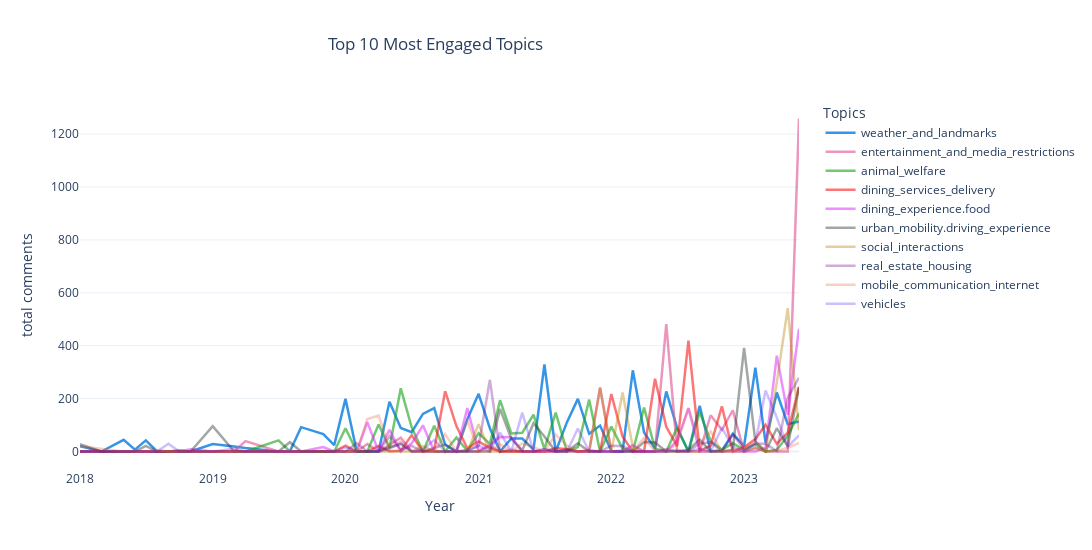

Notebook source saved alongside this figure:
### Code cell
#data to plot
top_comments_data = df[df['human_labels'].isin(top_comments.index)]

comments = top_comments_data.groupby(['month_year','human_labels'])['Total Comments'].sum().unstack().fillna(0)


# Set alpha for each topic based on its volume
max_alpha = 1.0
min_alpha = 0.3
total_vol = comments.sum()
line_alpha = (total_vol/ total_vol.max() *(max_alpha - min_alpha)) + min_alpha

colors = px.colors.qualitative.Dark24

# Convert hex colors to RGB
rgb_colors = [mcolors.hex2color(color) for color in colors]

# Create the figure
fig = go.Figure()

#sort topics by volume
sorted_topics = total_vol.sort_values(ascending = False).index

# Plot line graphs with varying transparency based on volume
for idx, topic in enumerate(sorted_topics):
    r, g, b = rgb_colors[idx]
    rgba_color = f'rgba({int(r*255)},{int(g*255)},{int(b*255)},{line_alpha[topic]})'
    fig.add_trace(go.Scatter(x=comments.index.astype(str), 
                             y=comments[topic], 
                             mode='lines', 
                             name=topic, opacity = np.arange(0.6,1,.04)[::-1][idx],
                             line=dict(color=rgba_color, width=2.5)
                            ))

# Update the figure layout
fig.update_layout(
    title={"text": "Top 10 Most Engaged Topics", "x": 0.3},
    xaxis_title="Year",
    yaxis_title="total comments",
    legend=dict(title="Topics", x=1.03),
    xaxis_showgrid=False,
    xaxis=dict(
        zeroline=False),
    width=1200,
    height=550,
    autosize=False
)

# Display the figure
fig.show()

### Figure 1 — Plotly figure (JSON) as saved in the notebook; plotly's stock layout.template omitted (floating-point values rounded to 4 significant figures)
{"data": [{"line": {"color": "rgba(46,145,229,1.0)", "width": 2.5}, "mode": "lines", "name": "weather_and_landmarks", "opacity": 0.96, "type": "scatter", "x": ["2018-01", "2018-03", "2018-05", "2018-06", "2018-07", "2018-08", "2018-09", "2018-10", "2018-11", "2019-01", "2019-03", "2019-04", "2019-07", "2019-08", "2019-09", "2019-11", "2019-12", "2020-01", "2020-02", "2020-03", "2020-04", "2020-05", "2020-06", "2020-07", "2020-08", "2020-09", "2020-10", "2020-11", "2020-12", "2021-01", "2021-02", "2021-03", "2021-04", "2021-05", "2021-06", "2021-07", "2021-08", "2021-09", "2021-10", "2021-11", "2021-12", "2022-01", "2022-02", "2022-03", "2022-04", "2022-05", "2022-06", "2022-07", "2022-08", "2022-09", "2022-10", "2022-11", "2022-12", "2023-01", "2023-02", "2023-03", "2023-04", "2023-05", "2023-06"], "y": [20, 0, 44, 7, 42, 0, 0, 4, 0, 28, 19, 13, 0, 0, 92, 66, 24, 199, 0, 0, 0, 188, 89, 73, 142, 164, 26, 0, 122, 218, 88, 0, 49, 49, 7, 329, 0, 111, 199, 67, 98, 2, 0, 307, 72, 11, 227, 88, 0, 173, 1, 4, 67, 21, 317, 34, 223, 103, 114]}, {"line": {"color": "rgba(225,95,153,0.7105505643860861)", "width": 2.5}, "mode": "lines", "name": "entertainment_and_media_restrictions", "opacity": 0.92, "type": "scatter", "x": ["2018-01", "2018-03", "2018-05", "2018-06", "2018-07", "2018-08", "2018-09", "2018-10", "2018-11", "2019-01", "2019-03", "2019-04", "2019-07", "2019-08", "2019-09", "2019-11", "2019-12", "2020-01", "2020-02", "2020-03", "2020-04", "2020-05", "2020-06", "2020-07", "2020-08", "2020-09", "2020-10", "2020-11", "2020-12", "2021-01", "2021-02", "2021-03", "2021-04", "2021-05", "2021-06", "2021-07", "2021-08", "2021-09", "2021-10", "2021-11", "2021-12", "2022-01", "2022-02", "2022-03", "2022-04", "2022-05", "2022-06", "2022-07", "2022-08", "2022-09", "2022-10", "2022-11", "2022-12", "2023-01", "2023-02", "2023-03", "2023-04", "2023-05", "2023-06"], "y": [0, 0, 0, 0, 0, 0, 0, 0, 0, 0, 0, 39, 0, 0, 0, 0, 0, 0, 0, 28, 0, 25, 52, 0, 0, 0, 0, 0, 0, 0, 21, 0, 0, 0, 0, 0, 0, 9, 0, 0, 241, 0, 0, 0, 0, 0, 482, 0, 0, 0, 137, 82, 156, 0, 15, 0, 0, 0, 1259]}, {"line": {"color": "rgba(28,167,28,0.7044229440221147)", "width": 2.5}, "mode": "lines", "name": "animal_welfare", "opacity": 0.88, "type": "scatter", "x": ["2018-01", "2018-03", "2018-05", "2018-06", "2018-07", "2018-08", "2018-09", "2018-10", "2018-11", "2019-01", "2019-03", "2019-04", "2019-07", "2019-08", "2019-09", "2019-11", "2019-12", "2020-01", "2020-02", "2020-03", "2020-04", "2020-05", "2020-06", "2020-07", "2020-08", "2020-09", "2020-10", "2020-11", "2020-12", "2021-01", "2021-02", "2021-03", "2021-04", "2021-05", "2021-06", "2021-07", "2021-08", "2021-09", "2021-10", "2021-11", "2021-12", "2022-01", "2022-02", "2022-03", "2022-04", "2022-05", "2022-06", "2022-07", "2022-08", "2022-09", "2022-10", "2022-11", "2022-12", "2023-01", "2023-02", "2023-03", "2023-04", "2023-05", "2023-06"], "y": [0, 0, 0, 0, 0, 0, 0, 0, 0, 0, 0, 0, 42, 0, 0, 0, 0, 88, 0, 0, 102, 13, 239, 91, 0, 97, 0, 53, 2, 69, 29, 194, 68, 71, 139, 9, 147, 0, 17, 196, 0, 94, 11, 0, 166, 11, 0, 91, 0, 149, 40, 7, 31, 6, 27, 0, 6, 59, 144]}, {"line": {"color": "rgba(251,13,13,0.6731398295323658)", "width": 2.5}, "mode": "lines", "name": "dining_services_delivery", "opacity": 0.84, "type": "scatter", "x": ["2018-01", "2018-03", "2018-05", "2018-06", "2018-07", "2018-08", "2018-09", "2018-10", "2018-11", "2019-01", "2019-03", "2019-04", "2019-07", "2019-08", "2019-09", "2019-11", "2019-12", "2020-01", "2020-02", "2020-03", "2020-04", "2020-05", "2020-06", "2020-07", "2020-08", "2020-09", "2020-10", "2020-11", "2020-12", "2021-01", "2021-02", "2021-03", "2021-04", "2021-05", "2021-06", "2021-07", "2021-08", "2021-09", "2021-10", "2021-11", "2021-12", "2022-01", "2022-02", "2022-03", "2022-04", "2022-05", "2022-06", "2022-07", "2022-08", "2022-09", "2022-10", "2022-11", "2022-12", "2023-01", "2023-02", "2023-03", "2023-04", "2023-05", "2023-06"], "y": [0, 0, 0, 0, 0, 0, 0, 0, 0, 0, 0, 0, 0, 0, 0, 0, 0, 22, 0, 0, 21, 1, 3, 62, 0, 8, 228, 96, 12, 38, 13, 0, 0, 0, 0, 0, 13, 9, 0, 4, 0, 217, 56, 0, 0, 275, 93, 20, 419, 2, 22, 171, 0, 16, 47, 101, 29, 71, 245]}, {"line": {"color": "rgba(218,22,255,0.5994471319972356)", "width": 2.5}, "mode": "lines", "name": "dining_experience.food", "opacity": 0.8, "type": "scatter", "x": ["2018-01", "2018-03", "2018-05", "2018-06", "2018-07", "2018-08", "2018-09", "2018-10", "2018-11", "2019-01", "2019-03", "2019-04", "2019-07", "2019-08", "2019-09", "2019-11", "2019-12", "2020-01", "2020-02", "2020-03", "2020-04", "2020-05", "2020-06", "2020-07", "2020-08", "2020-09", "2020-10", "2020-11", "2020-12", "2021-01", "2021-02", "2021-03", "2021-04", "2021-05", "2021-06", "2021-07", "2021-08", "2021-09", "2021-10", "2021-11", "2021-12", "2022-01", "2022-02", "2022-03", "2022-04", "2022-05", "2022-06", "2022-07", "2022-08", "2022-09", "2022-10", "2022-11", "2022-12", "2023-01", "2023-02", "2023-03", "2023-04", "2023-05", "2023-06"], "y": [0, 0, 0, 0, 0, 0, 0, 0, 8, 0, 0, 0, 0, 0, 0, 17, 0, 0, 0, 111, 0, 82, 0, 31, 99, 0, 0, 0, 164, 2, 25, 55, 54, 0, 0, 0, 0, 0, 2, 0, 0, 0, 0, 24, 0, 0, 0, 41, 163, 0, 0, 0, 0, 0, 0, 14, 362, 139, 464]}, {"line": {"color": "rgba(34,42,42,0.548329877908316)", "width": 2.5}, "mode": "lines", "name": "urban_mobility.driving_experience", "opacity": 0.76, "type": "scatter", "x": ["2018-01", "2018-03", "2018-05", "2018-06", "2018-07", "2018-08", "2018-09", "2018-10", "2018-11", "2019-01", "2019-03", "2019-04", "2019-07", "2019-08", "2019-09", "2019-11", "2019-12", "2020-01", "2020-02", "2020-03", "2020-04", "2020-05", "2020-06", "2020-07", "2020-08", "2020-09", "2020-10", "2020-11", "2020-12", "2021-01", "2021-02", "2021-03", "2021-04", "2021-05", "2021-06", "2021-07", "2021-08", "2021-09", "2021-10", "2021-11", "2021-12", "2022-01", "2022-02", "2022-03", "2022-04", "2022-05", "2022-06", "2022-07", "2022-08", "2022-09", "2022-10", "2022-11", "2022-12", "2023-01", "2023-02", "2023-03", "2023-04", "2023-05", "2023-06"], "y": [28, 0, 0, 0, 21, 0, 0, 0, 0, 96, 0, 0, 0, 35, 0, 0, 0, 0, 0, 0, 0, 16, 28, 0, 0, 0, 0, 0, 0, 0, 0, 161, 48, 4, 107, 57, 0, 0, 31, 0, 0, 0, 0, 0, 36, 34, 0, 0, 6, 45, 0, 0, 7, 392, 38, 0, 88, 19, 243]}, {"line": {"color": "rgba(182,129,0,0.5415572448744529)", "width": 2.5}, "mode": "lines", "name": "social_interactions", "opacity": 0.72, "type": "scatter", "x": ["2018-01", "2018-03", "2018-05", "2018-06", "2018-07", "2018-08", "2018-09", "2018-10", "2018-11", "2019-01", "2019-03", "2019-04", "2019-07", "2019-08", "2019-09", "2019-11", "2019-12", "2020-01", "2020-02", "2020-03", "2020-04", "2020-05", "2020-06", "2020-07", "2020-08", "2020-09", "2020-10", "2020-11", "2020-12", "2021-01", "2021-02", "2021-03", "2021-04", "2021-05", "2021-06", "2021-07", "2021-08", "2021-09", "2021-10", "2021-11", "2021-12", "2022-01", "2022-02", "2022-03", "2022-04", "2022-05", "2022-06", "2022-07", "2022-08", "2022-09", "2022-10", "2022-11", "2022-12", "2023-01", "2023-02", "2023-03", "2023-04", "2023-05", "2023-06"], "y": [0, 0, 0, 0, 0, 0, 0, 0, 0, 0, 0, 0, 0, 0, 0, 0, 0, 0, 0, 0, 0, 0, 0, 0, 20, 0, 0, 0, 0, 103, 0, 0, 0, 0, 0, 0, 0, 0, 0, 0, 242, 0, 223, 15, 0, 0, 0, 0, 0, 0, 0, 0, 0, 0, 10, 0, 262, 542, 81]}, {"line": {"color": "rgba(117,13,134,0.4947938263073024)", "width": 2.5}, "mode": "lines", "name": "real_estate_housing", "opacity": 0.68, "type": "scatter", "x": ["2018-01", "2018-03", "2018-05", "2018-06", "2018-07", "2018-08", "2018-09", "2018-10", "2018-11", "2019-01", "2019-03", "2019-04", "2019-07", "2019-08", "2019-09", "2019-11", "2019-12", "2020-01", "2020-02", "2020-03", "2020-04", "2020-05", "2020-06", "2020-07", "2020-08", "2020-09", "2020-10", "2020-11", "2020-12", "2021-01", "2021-02", "2021-03", "2021-04", "2021-05", "2021-06", "2021-07", "2021-08", "2021-09", "2021-10", "2021-11", "2021-12", "2022-01", "2022-02", "2022-03", "2022-04", "2022-05", "2022-06", "2022-07", "2022-08", "2022-09", "2022-10", "2022-11", "2022-12", "2023-01", "2023-02", "2023-03", "2023-04", "2023-05", "2023-06"], "y": [0, 0, 0, 0, 0, 0, 0, 0, 0, 0, 0, 0, 0, 0, 0, 0, 0, 0, 32, 0, 0, 58, 7, 21, 0, 13, 26, 0, 6, 20, 271, 0, 7, 0, 0, 8, 0, 6, 0, 1, 0, 22, 21, 0, 0, 0, 8, 0, 0, 30, 35, 0, 64, 10, 29, 29, 2, 203, 279]}, {"line": {"color": "rgba(235,102,59,0.4851186362589265)", "width": 2.5}, "mode": "lines", "name": "mobile_communication_internet", "opacity": 0.64, "type": "scatter", "x": ["2018-01", "2018-03", "2018-05", "2018-06", "2018-07", "2018-08", "2018-09", "2018-10", "2018-11", "2019-01", "2019-03", "2019-04", "2019-07", "2019-08", "2019-09", "2019-11", "2019-12", "2020-01", "2020-02", "2020-03", "2020-04", "2020-05", "2020-06", "2020-07", "2020-08", "2020-09", "2020-10", "2020-11", "2020-12", "2021-01", "2021-02", "2021-03", "2021-04", "2021-05", "2021-06", "2021-07", "2021-08", "2021-09", "2021-10", "2021-11", "2021-12", "2022-01", "2022-02", "2022-03", "2022-04", "2022-05", "2022-06", "2022-07", "2022-08", "2022-09", "2022-10", "2022-11", "2022-12", "2023-01", "2023-02", "2023-03", "2023-04", "2023-05", "2023-06"], "y": [20, 9, 0, 0, 0, 6, 0, 0, 0, 0, 0, 0, 0, 0, 0, 0, 0, 0, 0, 123, 136, 12, 38, 0, 0, 0, 66, 0, 117, 0, 0, 28, 0, 31, 16, 0, 64, 22, 0, 0, 0, 0, 7, 0, 52, 0, 0, 29, 166, 27, 76, 0, 5, 12, 37, 0, 2, 14, 33]}, {"line": {"color": "rgba(81,28,251,0.4733471550334024)", "width": 2.5}, "mode": "lines", "name": "vehicles", "opacity": 0.6, "type": "scatter", "x": ["2018-01", "2018-03", "2018-05", "2018-06", "2018-07", "2018-08", "2018-09", "2018-10", "2018-11", "2019-01", "2019-03", "2019-04", "2019-07", "2019-08", "2019-09", "2019-11", "2019-12", "2020-01", "2020-02", "2020-03", "2020-04", "2020-05", "2020-06", "2020-07", "2020-08", "2020-09", "2020-10", "2020-11", "2020-12", "2021-01", "2021-02", "2021-03", "2021-04", "2021-05", "2021-06", "2021-07", "2021-08", "2021-09", "2021-10", "2021-11", "2021-12", "2022-01", "2022-02", "2022-03", "2022-04", "2022-05", "2022-06", "2022-07", "2022-08", "2022-09", "2022-10", "2022-11", "2022-12", "2023-01", "2023-02", "2023-03", "2023-04", "2023-05", "2023-06"], "y": [0, 0, 0, 0, 0, 0, 29, 0, 0, 0, 10, 0, 0, 0, 0, 0, 0, 15, 0, 0, 0, 10, 32, 0, 7, 44, 0, 0, 0, 24, 0, 71, 0, 147, 0, 8, 0, 0, 87, 0, 0, 0, 0, 0, 0, 0, 0, 5, 0, 9, 1, 89, 17, 0, 32, 231, 128, 18, 61]}], "layout": {"autosize": false, "height": 550, "legend": {"title": {"text": "Topics"}, "x": 1.03, "y": 1}, "title": {"text": "Top 10 Most Engaged Topics", "x": 0.3}, "width": 1200, "xaxis": {"autorange": true, "range": ["2018-01-01", "2023-06-01"], "showgrid": false, "title": {"text": "Year"}, "type": "date", "zeroline": false}, "yaxis": {"autorange": true, "range": [-69.94, 1329.0], "title": {"text": "total comments"}, "type": "linear"}}}
